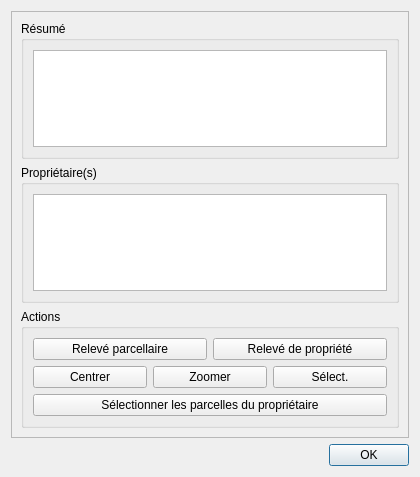
<?xml version="1.0" encoding="UTF-8"?>
<ui version="4.0">
 <class>qadastre_parcelle_form</class>
 <widget class="QDialog" name="qadastre_parcelle_form">
  <property name="geometry">
   <rect>
    <x>0</x>
    <y>0</y>
    <width>420</width>
    <height>477</height>
   </rect>
  </property>
  <property name="windowTitle">
   <string>Qadastre - Informations Parcelle</string>
  </property>
  <layout class="QVBoxLayout" name="verticalLayout">
   <item>
    <widget class="QScrollArea" name="scrollArea">
     <property name="widgetResizable">
      <bool>true</bool>
     </property>
     <widget class="QWidget" name="scrollAreaWidgetContents">
      <property name="geometry">
       <rect>
        <x>0</x>
        <y>0</y>
        <width>400</width>
        <height>424</height>
       </rect>
      </property>
      <layout class="QVBoxLayout" name="verticalLayout_2">
       <item>
        <widget class="QGroupBox" name="groupBox">
         <property name="title">
          <string>Résumé</string>
         </property>
         <layout class="QVBoxLayout" name="verticalLayout_3">
          <item>
           <widget class="QTextEdit" name="parcelleInfo"/>
          </item>
         </layout>
        </widget>
       </item>
       <item>
        <widget class="QGroupBox" name="groupBox_2">
         <property name="title">
          <string>Propriétaire(s)</string>
         </property>
         <layout class="QVBoxLayout" name="verticalLayout_4">
          <item>
           <widget class="QTextEdit" name="proprietairesInfo"/>
          </item>
         </layout>
        </widget>
       </item>
       <item>
        <widget class="QGroupBox" name="groupBox_3">
         <property name="title">
          <string>Actions</string>
         </property>
         <layout class="QVBoxLayout" name="verticalLayout_5">
          <item>
           <layout class="QHBoxLayout" name="horizontalLayout">
            <item>
             <widget class="QPushButton" name="btExportParcelle">
              <property name="text">
               <string>Relevé parcellaire</string>
              </property>
              <property name="icon">
               <iconset resource="resource.qrc">
                <normaloff>:/plugins/qadastre/icons/releve.png</normaloff>:/plugins/qadastre/icons/releve.png</iconset>
              </property>
             </widget>
            </item>
            <item>
             <widget class="QPushButton" name="btExportProprietaire">
              <property name="text">
               <string>Relevé de propriété</string>
              </property>
              <property name="icon">
               <iconset resource="resource.qrc">
                <normaloff>:/plugins/qadastre/icons/releve.png</normaloff>:/plugins/qadastre/icons/releve.png</iconset>
              </property>
             </widget>
            </item>
           </layout>
          </item>
          <item>
           <layout class="QHBoxLayout" name="horizontalLayout_2">
            <item>
             <widget class="QPushButton" name="btCentrer">
              <property name="text">
               <string>Centrer</string>
              </property>
              <property name="icon">
               <iconset resource="resource.qrc">
                <normaloff>:/plugins/qadastre/icons/centrer.png</normaloff>:/plugins/qadastre/icons/centrer.png</iconset>
              </property>
             </widget>
            </item>
            <item>
             <widget class="QPushButton" name="btZoomer">
              <property name="text">
               <string>Zoomer</string>
              </property>
              <property name="icon">
               <iconset resource="resource.qrc">
                <normaloff>:/plugins/qadastre/icons/zoom.png</normaloff>:/plugins/qadastre/icons/zoom.png</iconset>
              </property>
             </widget>
            </item>
            <item>
             <widget class="QPushButton" name="btSelectionner">
              <property name="text">
               <string>Sélect.</string>
              </property>
              <property name="icon">
               <iconset resource="resource.qrc">
                <normaloff>:/plugins/qadastre/icons/select.png</normaloff>:/plugins/qadastre/icons/select.png</iconset>
              </property>
             </widget>
            </item>
           </layout>
          </item>
          <item>
           <layout class="QHBoxLayout" name="horizontalLayout_3">
            <item>
             <widget class="QPushButton" name="btParcellesProprietaire">
              <property name="text">
               <string>Sélectionner les parcelles du propriétaire</string>
              </property>
              <property name="icon">
               <iconset resource="resource.qrc">
                <normaloff>:/plugins/qadastre/icons/select.png</normaloff>:/plugins/qadastre/icons/select.png</iconset>
              </property>
             </widget>
            </item>
           </layout>
          </item>
         </layout>
        </widget>
       </item>
      </layout>
     </widget>
    </widget>
   </item>
   <item>
    <widget class="QDialogButtonBox" name="buttonBox">
     <property name="standardButtons">
      <set>QDialogButtonBox::Ok</set>
     </property>
    </widget>
   </item>
  </layout>
 </widget>
 <tabstops>
  <tabstop>scrollArea</tabstop>
  <tabstop>parcelleInfo</tabstop>
  <tabstop>proprietairesInfo</tabstop>
  <tabstop>btExportParcelle</tabstop>
  <tabstop>btExportProprietaire</tabstop>
  <tabstop>btCentrer</tabstop>
  <tabstop>btZoomer</tabstop>
  <tabstop>btSelectionner</tabstop>
  <tabstop>buttonBox</tabstop>
 </tabstops>
 <resources>
  <include location="resource.qrc"/>
 </resources>
 <connections/>
</ui>
